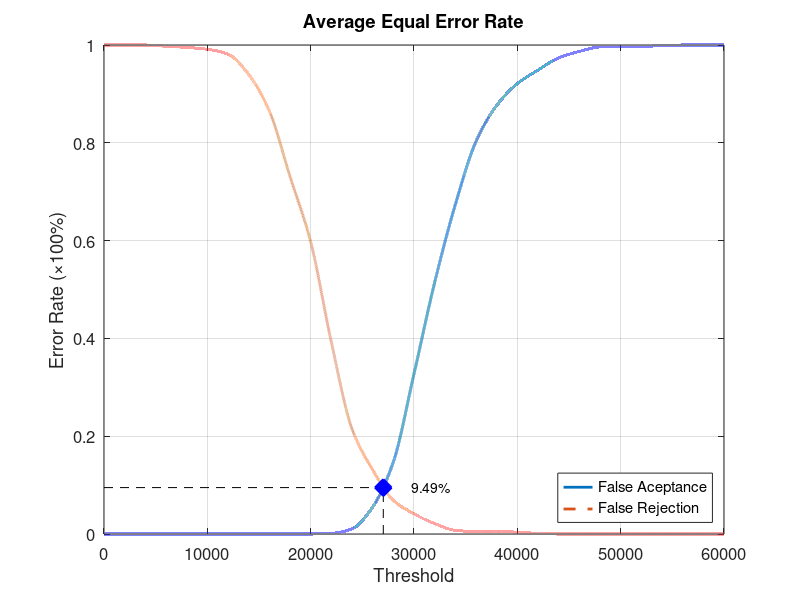
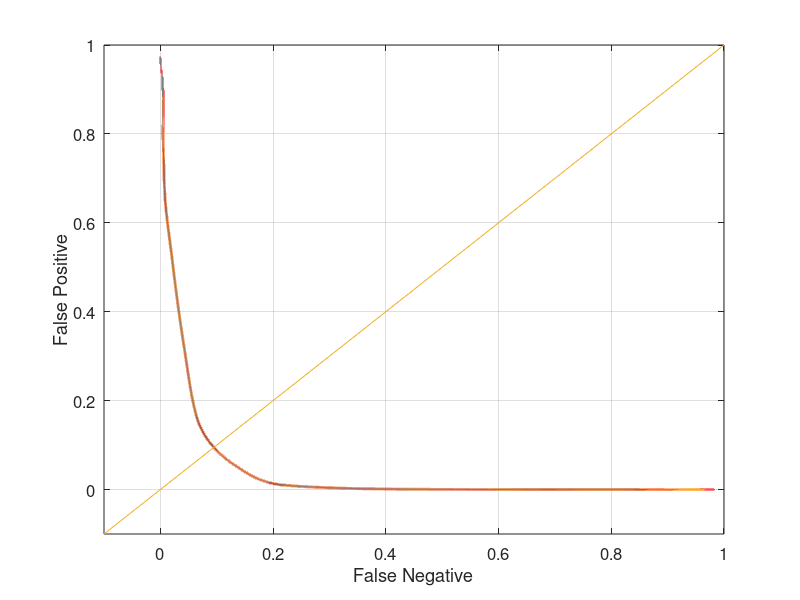

The MATLAB source for these figures, in order:
function yEER = Experiment2Average
close all;
clear;
clc;
x = 0:2000:60000;
xq = 0:0.5:60000;

y0 = [0 0 0 0 0 0 0 0 0 0 0 0.00131579 0.0105263 0.0552632 0.147368 0.327632 0.514474 0.673684 0.802632 0.876316 0.921053 0.948684 0.973684 0.986842 0.996053 0.997368 0.997368 0.998684 1 1 1];
yy0 = interp1(x, y0, xq, 'pchip');
y1 = [1 1 1 0.9975 0.995 0.99125 0.98125 0.94 0.865 0.73125 0.5975 0.3925 0.215 0.13125 0.06875 0.04125 0.02125 0.0075 0.005 0.005 0.00375 0.00125 0 0 0 0 0 0 0 0 0];
yy1 = interp1(x, y1, xq, 'pchip');

% Calculating EER: 
y2 = abs(y0 - y1);
find(y2 == min(y2))
yy2 = abs(yy0 - yy1);
xEER = find(yy2 == min(yy2));
xEERIndex = xq(xEER) % X-axis EER
yEER = yy0(xEER) % Y-axis EER

main = figure
plot(xq, yy0,'-','LineWidth', 2);	hold on
plot(xq, yy1,'--','LineWidth', 2);	hold on
plot([xEERIndex xEERIndex], [0 yEER], 'k--');	hold on
plot([0 xEERIndex], [yEER yEER], 'k--');	hold on
plot(xEERIndex, yEER, 'bx', 'LineWidth', 10);	hold on
text(xEERIndex + 10 * xEERIndex / 100, yEER, [num2str(round((10000 * yEER)) / 100) '%'])
legend('False Aceptance', 'False Rejection', 'Location', 'SouthEast')
xlabel('Threshold')
ylabel('Error Rate (\times100%)')
title('Average Equal Error Rate')
set(gca, 'FontSize', 12)
axis([0 60000 0 1])
grid on

print(main, 'Experiment2AverageMain', '-dpng');
FNRxFPR = figure('Color', [1 1 1]);
plot(yy1, yy0, '-', yy1, yy0, 'LineWidth', 2);
hold on
y = -0.1:0.1:1
plot(y, y); 
set(gca, 'FontSize', 12)
xlabel('False Negative')
ylabel('False Positive')
axis([-0.1 1 -0.1 1])
set(gca, 'FontSize', 12)
grid on

print(FNRxFPR, 'Experiment2AverageFNRxFPR','-dpng');
end
